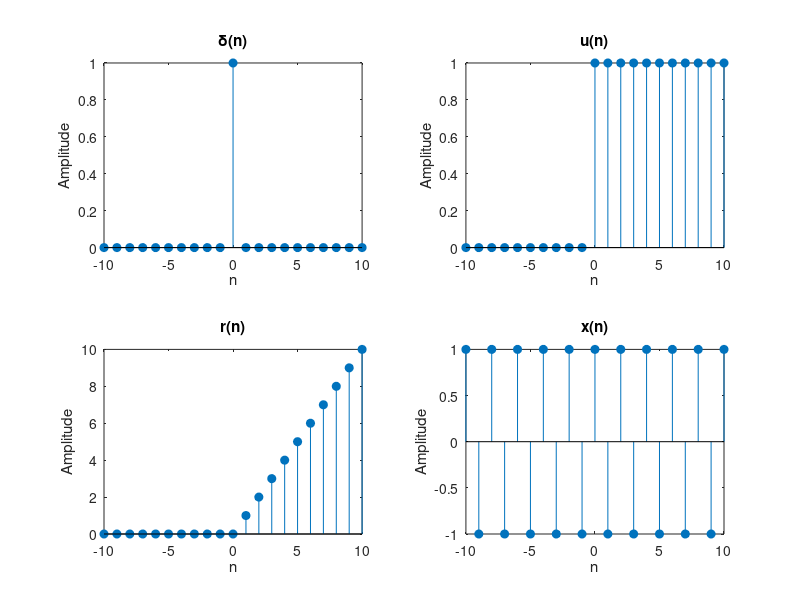

Write the MATLAB code that produced this figure.
%Generation of DT sequence
clc
clear all
close all
%Generation of unit sample sequence
n=-10:10;
x1=(n==0); %Unit sample sequence
x2=(n>=0); %Unit step sequence
x3=n.*(n>=0); %Unit ramp sequence
w=pi;
x4=exp(j*w*n);  %Complex exponential sequence
%Plotting the four sequences
subplot(2,2,1),stem(n,x1,'filled'),
xlabel('n'),ylabel('Amplitude'),
title('\delta(n)')
subplot(2,2,2),stem(n,x2,'filled'),
xlabel('n'),ylabel('Amplitude'),
title('u(n)')
subplot(2,2,3),stem(n,x3,'filled'),
xlabel('n'),ylabel('Amplitude'),
title('r(n)')
subplot(2,2,4),stem(n,x4,'filled'),
xlabel('n'),ylabel('Amplitude'),
title('x(n)')
